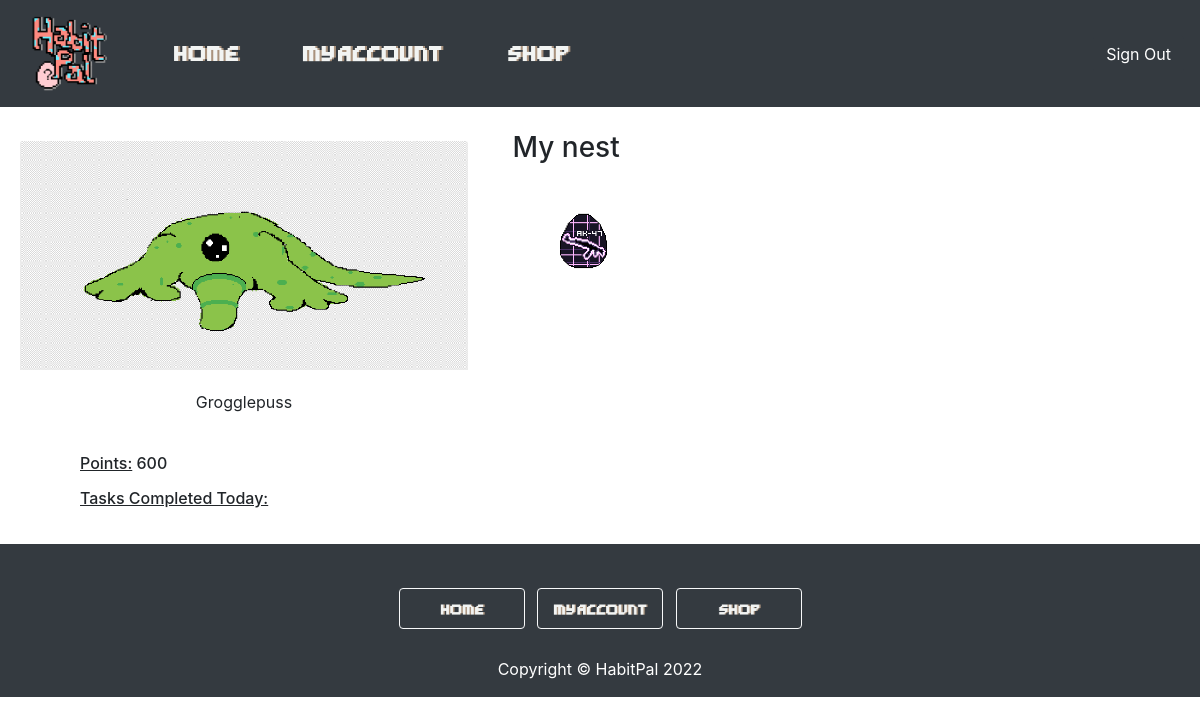
Page /myaccount (signed in) on the earlier database version.
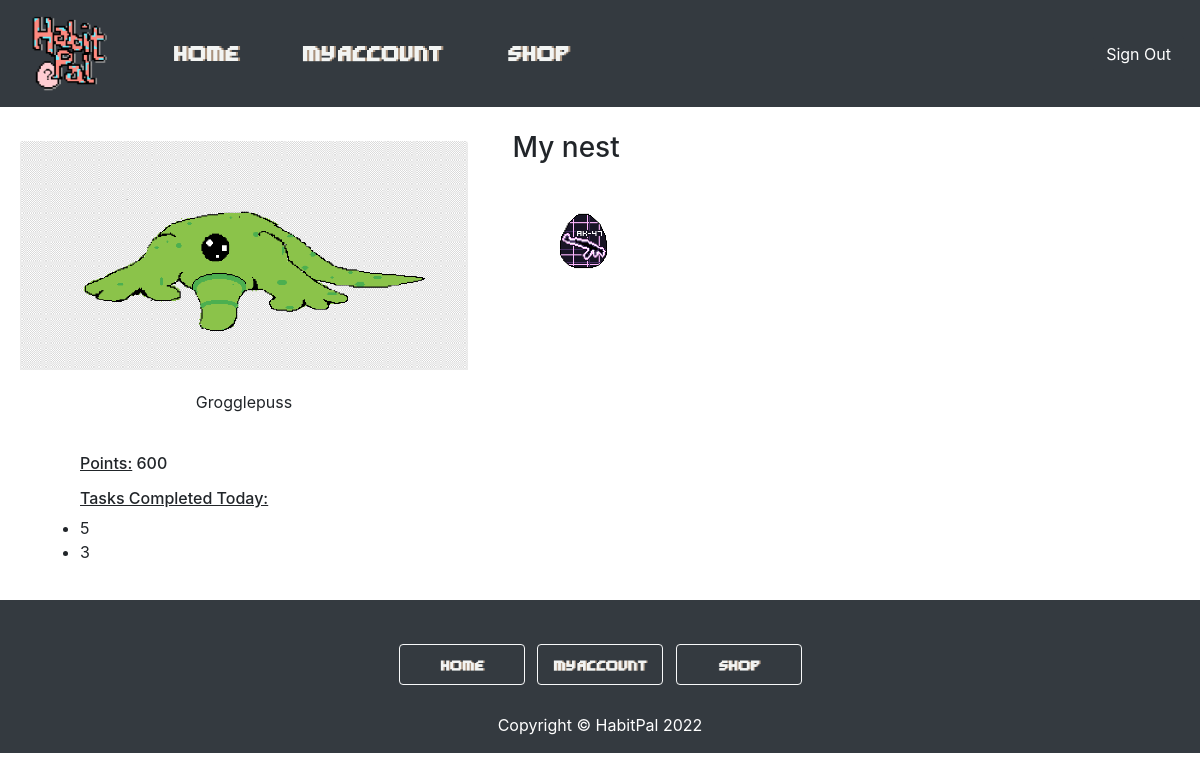
Same page on the later database version.
### tables this page shows
CREATE TABLE points(username text, points int);

CREATE TABLE eggs(username text, egg text);

CREATE TABLE completedTasks(username text, date text, task text);

### app.py (the view)
@app.route('/myaccount')
def myaccount():
    if 'loggedin' in session:
        day = get_date()
        cursor = conn.cursor()
        cursor.execute( 'SELECT task FROM completedTasks WHERE username = ? and date = ?', (session['username'], day,))
        tasks = cursor.fetchall()
        cursor.execute( 'SELECT points FROM points WHERE username = ?', (session['username'],))
        points = cursor.fetchone()
        if points is None:
            points = 0
        else:
            points = points[0]
        cursor.execute( 'SELECT egg FROM eggs WHERE username = ?', (session['username'],))
        eggs = cursor.fetchall()
        return render_template("myaccount.html", eggs=eggs, tasks=tasks, points=points)
    return render_template("login.html")

### app.py (called while the page is built)
def get_date():
    dateandtime = datetime.now()
    day = dateandtime.day
    month = dateandtime.month
    year = dateandtime.year
    day = str(month) + "-" + str(day) + "-" + str(year)
    return day

### templates/myaccount.html (shortened to what this page needs)
<!DOCTYPE html>
<html lang="en">
<head>
  <link rel="stylesheet" href="{{ url_for('static', filename='css/style.css') }}" type="text/css">
  <link rel="stylesheet" href="https://stackpath.bootstrapcdn.com/bootstrap/4.1.3/css/bootstrap.min.css"
>
  <link rel="stylesheet" href="https://cdnjs.cloudflare.com/ajax/libs/font-awesome/4.7.0/css/font-awesome.min.css">
  <link rel="stylesheet" href="https://maxcdn.bootstrapcdn.com/bootstrap/4.3.1/css/bootstrap.min.css">
</head>
<body>
  <nav class="navbar navbar-expand-md navbar-dark bg-dark">
    <a class="nav-link" href="{{ url_for('welcome') }}">
      <img src=../static/button_images/logo.png width="75px" height="75px" />
    </a>
    <div class="collapse navbar-collapse" id="navbarSupportedContent">
      <ul class="navbar-nav mr-auto">
        <li class="nav-item active">
          <a class="nav-link" href="{{ url_for('home') }}">
            <img src=../static/button_images/home3.png width="150px" height="37.5px"
              onmouseover="this.src='../static/button_images/home4.png';"
              onmouseout="this.src='../static/button_images/home3.png';" />
            <span class="sr-only">(current)</span></a>
        </li>
        <li class="nav-item active">
          <a class="nav-link" href="{{ url_for('myaccount') }}">
            <img src=../static/button_images/myaccount3.png width="150px" height="37.5px"
              onmouseover="this.src='../static/button_images/myaccount4.png';"
              onmouseout="this.src='../static/button_images/myaccount3.png';" />
          </a>
        <li class="nav-item active">
          <a class="nav-link" href="{{ url_for('store') }}">
            <img src=../static/button_images/shop3.png width="150px" height="37.5px"
              onmouseover="this.src='../static/button_images/shop4.png';"
              onmouseout="this.src='../static/button_images/shop3.png';" />
          </a>
        </li>
      </ul>
      <a href="{{ url_for('logout') }}" class="signout btn btn-dark">Sign Out</a>
    </div>
  </nav>
  <div class="MA-container">
    <div class="row">
      <div class="col-12 col-sm-12 col-md-5 col-lg-5">
        <div class="MA-pet-info">
          <div class="MA-card">
            <br>
            <img class="card-img-top murg" src="{{url_for('static',filename ='jwa_concept_MURGv5.PNG')}}"
              alt="Card image cap">
            <div class="card-body">
              <p class="card-text">Grogglepuss</p>
              <br>
              <ul>
                <h6><u>Points:</u> {{ points }}</h6>
              </ul>
              <ul>
                <h6><u>Tasks Completed Today:</u></h6>
                {% for i in tasks %}
                <li>{{ i[0] }}</li>
                {% endfor %}
              </ul>
            </div>
          </div>
        </div>
      </div>
      <div class="col-12 col-sm-12 col-md-7 col-lg-7">
        <br>
        <h3 id="mynest">My nest</h3>
        {% for i in eggs %}
        <img id="eggs" src="{{ i[0] }}">
        {% endfor %}
      </div>
    </div>
  </div>
  <footer class="footindex bg-dark">
    <div class="container p-4 pb-0 text-center">
      <section class="text-center">
        <a class="btn btn-outline-light btn-floating m-1" style="background-color: #343a40" href="{{ url_for('home') }}"
          role="button"><img src=../static/button_images/home3.png width="100px" height="25px"
            onmouseover="this.src='../static/button_images/home4.png';"
            onmouseout="this.src='../static/button_images/home3.png';" /></a>
        <a class="btn btn-outline-light btn-floating m-1" style="background-color: #343a40"
          href="{{ url_for('myaccount') }}" role="button"><img src=../static/button_images/myaccount3.png width="100px"
            height="25px" onmouseover="this.src='../static/button_images/myaccount4.png';"
            onmouseout="this.src='../static/button_images/myaccount3.png';" /></a>
        <a class="btn btn-outline-light btn-floating m-1" style="background-color: #343a40"
          href="{{ url_for('store') }}" role="button"><img src=../static/button_images/shop3.png width="100px"
            height="25px" onmouseover="this.src='../static/button_images/shop4.png';"
            onmouseout="this.src='../static/button_images/shop3.png';" /></a>
      </section>
    </div>
    <div class="container">
      <p class="m-0 text-center text-white">Copyright &copy; HabitPal 2022</p>
    </div>
  </footer>
</body>
</html>

### static/css/style.css (style rules this page uses)
#eggs { width: 20%; }
.MA-pet-info { width: 30rem; height: 100%; float: left; }
.MA-card { margin-top: 10px; margin-left: 20px; width: 28rem; float: left; }
.card-text { text-align: center; }
.footindex { clear: both; position: relative; bottom: 0; padding-top: 1rem!important; width: 100%; padding-bottom: 1rem!important; }

Differences in the rows shown:
added completedTasks: task "5"
added completedTasks: task "3"
